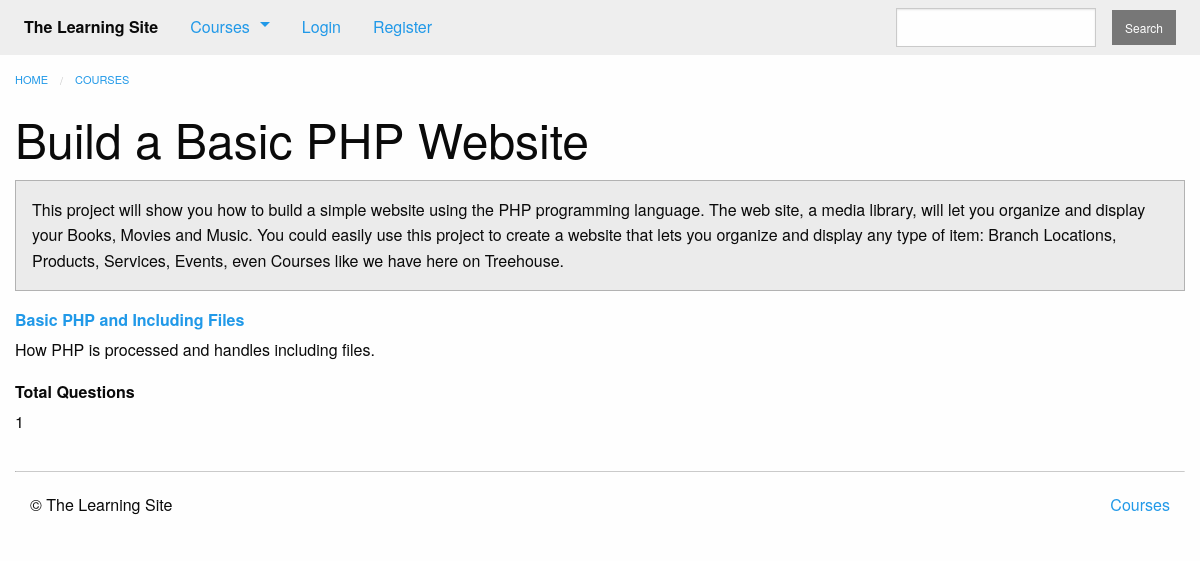
The app's page /courses/21/ with its own data.
### courses/models.py (models this page shows, shortened)
class Course(models.Model):
    created_at = models.DateTimeField(auto_now_add=True)
    title = models.CharField(max_length=255)
    description = models.TextField()
    teacher = models.ForeignKey(User, on_delete=models.CASCADE)
    subject = models.CharField(default="", max_length=100)
    is_live = models.BooleanField(default=False)
    status = models.CharField(max_length=1, choices=STATUS_CHOICES, default='i')

class Step(models.Model):
    title = models.CharField(max_length=255)
    description = models.TextField()
    order = models.IntegerField(default=0)
    course = models.ForeignKey(Course, on_delete=models.CASCADE)
    class Meta:
        abstract = True
        ordering = ['order', ]

class Quiz(Step):
    total_questions = models.IntegerField(default=4)
    times_taken = models.IntegerField(default=0, editable=False)
    class Meta:
        verbose_name_plural = "Quizzes"
    def get_absolute_url(self):
        return reverse('courses:quiz', kwargs={
                'course_pk': self.course_id,
                'step_pk': self.id
            })

### courses/views.py (the view)
# urls.py: path('<int:pk>/', views.course_detail, name='detail'),
def course_detail(request, pk):
    try:
        course = models.Course.objects.prefetch_related(
            'quiz_set', 'text_set', 'quiz_set__question_set'
        ).get(pk=pk, is_live=True)
    except models.Course.DoesNotExist:
        raise Http404
    else:
        steps = sorted(chain(course.text_set.all(),
                             course.quiz_set.all()),
                       key=lambda step: step.order)
    return render(request, 'courses/course_detail.html', {
            'course': course,
            'steps': steps
        })

### courses/templatetags/course_extras.py (called while the page is built)
@register.inclusion_tag('courses/course_nav.html')
def nav_courses_list():
    courses = Course.objects.filter(is_live=True).order_by('-created_at').values('id', 'title')[:5]
    return {'courses': courses}

@register.filter('markdown_to_html')
def markdown_to_html(markdown_text):
    html_body = markdown2.markdown(markdown_text)
    return mark_safe(html_body)

### courses/templates/courses/course_detail.html (shortened to what this page needs)
{% extends "courses/layout.html" %}
{% load course_extras %}
{% block content %}
    <div class="row columns">
        {{ block.super }}
        <article>
            <h1 class="">{{ course.title }}</h1>
            <div class="callout secondary">
                {{ course.description|markdown_to_html }}
            </div>
            <dl>
                {% for step in steps %}
                    <dt>
                        <a href="{{ step.get_absolute_url }}">{{ step.title }}</a>
                    </dt>
                    <dd>{{ step.description|markdown_to_html }}</dd>
                    {% if step.question_set.all %}
                        <dt>Total Questions</dt>
                        <dd>{{ step.question_set.count }}</dd>
                    {% endif %}
                {% endfor %}
            </dl>
        </article>
    </div>
{% endblock %}

### records on screen
Course: title "Build a Basic PHP Website", description "This project will show you how to build a simple website using the PHP programming language. The web site, a media library, will let you organize and display your Books, Movies and Music. You could easily use this project to create a website that lets you organize and display any type of item: Branch Locations, Products, Services, Events, even Courses like we have here on Treehouse."
Quiz: title "Basic PHP and Including Files", description "How PHP is processed and handles including files.", question_set.count "1"
